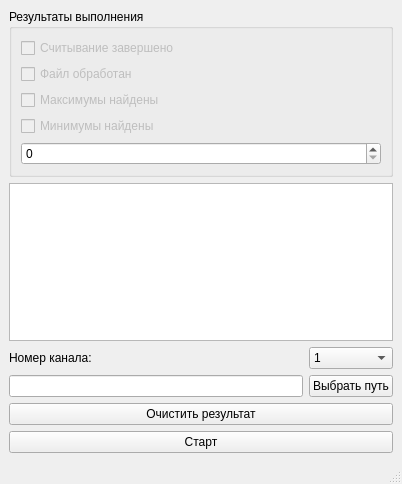
<?xml version="1.0" encoding="UTF-8"?>
<ui version="4.0">
 <class>MainWindow</class>
 <widget class="QMainWindow" name="MainWindow">
  <property name="geometry">
   <rect>
    <x>0</x>
    <y>0</y>
    <width>402</width>
    <height>484</height>
   </rect>
  </property>
  <property name="windowTitle">
   <string>MainWindow</string>
  </property>
  <widget class="QWidget" name="centralwidget">
   <layout class="QGridLayout" name="gridLayout">
    <item row="0" column="0" colspan="2">
     <widget class="QGroupBox" name="gb_result">
      <property name="title">
       <string>Результаты выполнения</string>
      </property>
      <layout class="QFormLayout" name="formLayout">
       <item row="0" column="0">
        <widget class="QCheckBox" name="chB_readSucces">
         <property name="enabled">
          <bool>false</bool>
         </property>
         <property name="text">
          <string>Считывание завершено</string>
         </property>
         <property name="checkable">
          <bool>true</bool>
         </property>
        </widget>
       </item>
       <item row="1" column="0">
        <widget class="QCheckBox" name="chB_procFileSucces">
         <property name="enabled">
          <bool>false</bool>
         </property>
         <property name="text">
          <string>Файл обработан</string>
         </property>
         <property name="checkable">
          <bool>true</bool>
         </property>
        </widget>
       </item>
       <item row="2" column="0">
        <widget class="QCheckBox" name="chB_maxSucess">
         <property name="enabled">
          <bool>false</bool>
         </property>
         <property name="text">
          <string>Максимумы найдены</string>
         </property>
         <property name="checkable">
          <bool>true</bool>
         </property>
        </widget>
       </item>
       <item row="3" column="0">
        <widget class="QCheckBox" name="chB_minSucess">
         <property name="enabled">
          <bool>false</bool>
         </property>
         <property name="text">
          <string>Минимумы найдены</string>
         </property>
        </widget>
       </item>
       <item row="4" column="0" colspan="2">
        <widget class="QSpinBox" name="spinBox"/>
       </item>
      </layout>
     </widget>
    </item>
    <item row="1" column="0" colspan="2">
     <widget class="QTextEdit" name="te_Result">
      <property name="readOnly">
       <bool>true</bool>
      </property>
     </widget>
    </item>
    <item row="2" column="1">
     <widget class="QComboBox" name="cmB_numCh">
      <item>
       <property name="text">
        <string>1</string>
       </property>
      </item>
      <item>
       <property name="text">
        <string>2</string>
       </property>
      </item>
      <item>
       <property name="text">
        <string>3</string>
       </property>
      </item>
     </widget>
    </item>
    <item row="2" column="0">
     <widget class="QLabel" name="lb_numCh">
      <property name="text">
       <string>Номер канала:</string>
      </property>
     </widget>
    </item>
    <item row="3" column="0">
     <widget class="QLineEdit" name="le_path">
      <property name="readOnly">
       <bool>true</bool>
      </property>
     </widget>
    </item>
    <item row="4" column="0" colspan="2">
     <widget class="QPushButton" name="pb_clearResult">
      <property name="text">
       <string>Очистить результат</string>
      </property>
     </widget>
    </item>
    <item row="5" column="0" colspan="2">
     <widget class="QPushButton" name="pb_start">
      <property name="text">
       <string>Старт</string>
      </property>
      <property name="flat">
       <bool>false</bool>
      </property>
     </widget>
    </item>
    <item row="3" column="1">
     <widget class="QPushButton" name="pb_path">
      <property name="text">
       <string>Выбрать путь</string>
      </property>
     </widget>
    </item>
   </layout>
  </widget>
  <widget class="QMenuBar" name="menubar">
   <property name="geometry">
    <rect>
     <x>0</x>
     <y>0</y>
     <width>402</width>
     <height>17</height>
    </rect>
   </property>
  </widget>
  <widget class="QStatusBar" name="statusbar"/>
 </widget>
 <resources/>
 <connections>
  <connection>
   <sender>pb_clearResult</sender>
   <signal>clicked()</signal>
   <receiver>te_Result</receiver>
   <slot>clear()</slot>
   <hints>
    <hint type="sourcelabel">
     <x>224</x>
     <y>369</y>
    </hint>
    <hint type="destinationlabel">
     <x>211</x>
     <y>248</y>
    </hint>
   </hints>
  </connection>
 </connections>
</ui>
